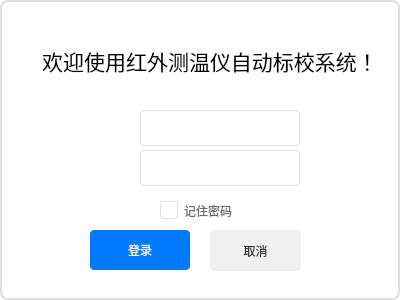
<?xml version="1.0" encoding="UTF-8"?>
<ui version="4.0">
 <class>LoginWindow</class>
 <widget class="QDialog" name="LoginWindow">
  <property name="geometry">
   <rect>
    <x>0</x>
    <y>0</y>
    <width>400</width>
    <height>300</height>
   </rect>
  </property>
  <property name="minimumSize">
   <size>
    <width>400</width>
    <height>300</height>
   </size>
  </property>
  <property name="maximumSize">
   <size>
    <width>400</width>
    <height>300</height>
   </size>
  </property>
  <property name="windowTitle">
   <string>Dialog</string>
  </property>
  <property name="styleSheet">
   <string notr="true">#LoginWindow {
    border: 2px solid #e0e0e0;
    border-radius: 8px;
    background-color: #ffffff;
    
}</string>
  </property>
  <widget class="QLabel" name="loginIcon">
   <property name="geometry">
    <rect>
     <x>80</x>
     <y>110</y>
     <width>81</width>
     <height>31</height>
    </rect>
   </property>
   <property name="font">
    <font>
     <pointsize>14</pointsize>
    </font>
   </property>
   <property name="styleSheet">
    <string notr="true">image: url(:/images/images/login-icon1.png);</string>
   </property>
   <property name="text">
    <string/>
   </property>
  </widget>
  <widget class="QLineEdit" name="usernameLineEdit">
   <property name="geometry">
    <rect>
     <x>140</x>
     <y>110</y>
     <width>160</width>
     <height>36</height>
    </rect>
   </property>
   <property name="styleSheet">
    <string notr="true">#usernameLineEdit {
    border: 1px solid #e0e0e0;
    border-radius: 4px;
    padding: 6px 12px;
}</string>
   </property>
  </widget>
  <widget class="QLineEdit" name="passwordLineEdit">
   <property name="geometry">
    <rect>
     <x>140</x>
     <y>150</y>
     <width>160</width>
     <height>36</height>
    </rect>
   </property>
   <property name="styleSheet">
    <string notr="true">#passwordLineEdit {
    border: 1px solid #e0e0e0;
    border-radius: 4px;
    padding: 6px 12px;
}</string>
   </property>
   <property name="text">
    <string/>
   </property>
   <property name="echoMode">
    <enum>QLineEdit::PasswordEchoOnEdit</enum>
   </property>
  </widget>
  <widget class="QLabel" name="passwordIcon">
   <property name="geometry">
    <rect>
     <x>80</x>
     <y>150</y>
     <width>81</width>
     <height>31</height>
    </rect>
   </property>
   <property name="font">
    <font>
     <pointsize>14</pointsize>
    </font>
   </property>
   <property name="styleSheet">
    <string notr="true">image: url(:/images/images/passwordWrite-icon.png)</string>
   </property>
   <property name="text">
    <string/>
   </property>
  </widget>
  <widget class="QCheckBox" name="rememberPasswordCheckBox">
   <property name="geometry">
    <rect>
     <x>160</x>
     <y>190</y>
     <width>91</width>
     <height>31</height>
    </rect>
   </property>
   <property name="styleSheet">
    <string notr="true">#rememberPasswordCheckBox {
    color: #666666;
    margin-top: 10px;
}
#rememberPasswordCheckBox::indicator {
    width: 16px;
    height: 16px;
    border: 1px solid #e0e0e0;
    border-radius: 2px;
}
#rememberPasswordCheckBox::indicator:checked {
    background-color: #007bff;
    border-color: #007bff;
}
</string>
   </property>
   <property name="text">
    <string>记住密码</string>
   </property>
  </widget>
  <widget class="QPushButton" name="loginButton">
   <property name="geometry">
    <rect>
     <x>90</x>
     <y>230</y>
     <width>100</width>
     <height>40</height>
    </rect>
   </property>
   <property name="styleSheet">
    <string notr="true">#loginButton {
    background-color: #007bff;
    color: white;
    border: none;
    border-radius: 4px;
    padding: 8px 24px;
}
#loginButton:hover {
    background-color: #0056b3;
}</string>
   </property>
   <property name="text">
    <string>登录</string>
   </property>
  </widget>
  <widget class="QPushButton" name="cancelButton">
   <property name="geometry">
    <rect>
     <x>210</x>
     <y>230</y>
     <width>91</width>
     <height>41</height>
    </rect>
   </property>
   <property name="styleSheet">
    <string notr="true">#cancelButton {
    background-color: #f0f0f0;
    color: #333333;
    border: none;
    border-radius: 4px;
    padding: 8px 24px;
}
#cancelButton:hover {
    background-color: #e0e0e0;
}</string>
   </property>
   <property name="text">
    <string>取消</string>
   </property>
  </widget>
  <widget class="QLabel" name="titleLabel">
   <property name="geometry">
    <rect>
     <x>10</x>
     <y>40</y>
     <width>400</width>
     <height>41</height>
    </rect>
   </property>
   <property name="font">
    <font>
     <pointsize>16</pointsize>
     <bold>false</bold>
    </font>
   </property>
   <property name="text">
    <string>欢迎使用红外测温仪自动标校系统！</string>
   </property>
   <property name="alignment">
    <set>Qt::AlignCenter</set>
   </property>
  </widget>
 </widget>
 <resources/>
 <connections/>
</ui>
